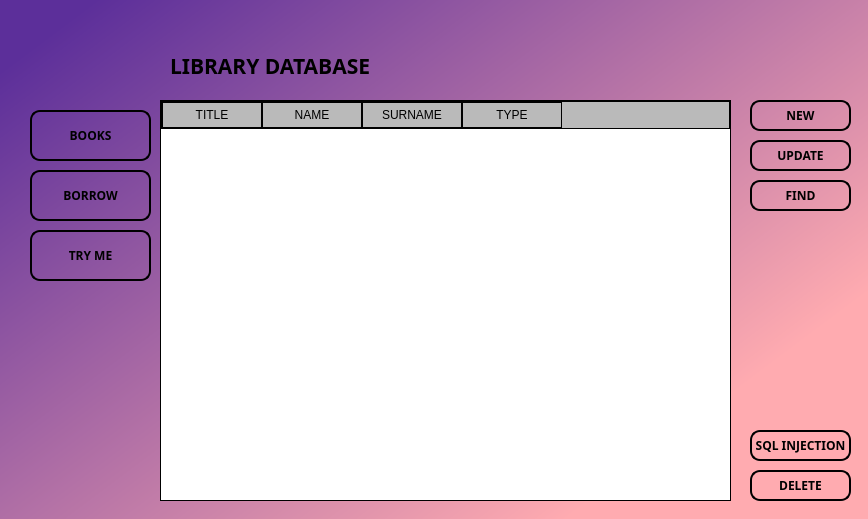
<?xml version="1.0" encoding="UTF-8"?>
<ui version="4.0">
 <class>MainWindow</class>
 <widget class="QMainWindow" name="MainWindow">
  <property name="geometry">
   <rect>
    <x>0</x>
    <y>0</y>
    <width>868</width>
    <height>519</height>
   </rect>
  </property>
  <property name="windowTitle">
   <string>MainWindow</string>
  </property>
  <widget class="QWidget" name="centralwidget">
   <widget class="QWidget" name="bgwidget" native="true">
    <property name="geometry">
     <rect>
      <x>-10</x>
      <y>0</y>
      <width>881</width>
      <height>531</height>
     </rect>
    </property>
    <property name="styleSheet">
     <string notr="true">QWidget#bgwidget{
background-color: qlineargradient(spread:pad, x1:0.051, y1:0.0849545, x2:0.853, y2:0.726818, stop:0 rgba(92, 47, 154, 255), stop:1 rgba(255, 171, 176, 255));}</string>
    </property>
    <widget class="QPushButton" name="find_button">
     <property name="geometry">
      <rect>
       <x>760</x>
       <y>180</y>
       <width>101</width>
       <height>31</height>
      </rect>
     </property>
     <property name="font">
      <font>
       <family>Lucida Fax</family>
       <weight>75</weight>
       <bold>true</bold>
      </font>
     </property>
     <property name="cursor">
      <cursorShape>OpenHandCursor</cursorShape>
     </property>
     <property name="styleSheet">
      <string notr="true">QPushButton{
	border-style:outset;
	border-width:2px;
	border-radius:10px;
	border-color:black;
}

QPushButton:hover{
	border-style:outset;
	border-width:2px;
	border-radius:10px;
	border-color:black;
	border-color:rgb(51, 143, 255);
	color: rgb(51, 143, 255);
}</string>
     </property>
     <property name="text">
      <string>FIND</string>
     </property>
    </widget>
    <widget class="QPushButton" name="borrow_button">
     <property name="geometry">
      <rect>
       <x>40</x>
       <y>170</y>
       <width>121</width>
       <height>51</height>
      </rect>
     </property>
     <property name="font">
      <font>
       <family>Lucida Fax</family>
       <weight>75</weight>
       <bold>true</bold>
      </font>
     </property>
     <property name="cursor">
      <cursorShape>OpenHandCursor</cursorShape>
     </property>
     <property name="styleSheet">
      <string notr="true">QPushButton{
	border-style:outset;
	border-width:2px;
	border-radius:10px;
	border-color:black;
}

QPushButton:hover{
	border-style:outset;
	border-width:2px;
	border-radius:10px;
	border-color:black;
	border-color:rgb(51, 143, 255);
	color: rgb(51, 143, 255);
}</string>
     </property>
     <property name="text">
      <string>BORROW</string>
     </property>
    </widget>
    <widget class="QPushButton" name="update_button">
     <property name="geometry">
      <rect>
       <x>760</x>
       <y>140</y>
       <width>101</width>
       <height>31</height>
      </rect>
     </property>
     <property name="font">
      <font>
       <family>Lucida Fax</family>
       <weight>75</weight>
       <bold>true</bold>
      </font>
     </property>
     <property name="cursor">
      <cursorShape>OpenHandCursor</cursorShape>
     </property>
     <property name="styleSheet">
      <string notr="true">QPushButton{
	border-style:outset;
	border-width:2px;
	border-radius:10px;
	border-color:black;
}

QPushButton:hover{
	border-style:outset;
	border-width:2px;
	border-radius:10px;
	border-color:black;
	border-color:rgb(51, 143, 255);
	color: rgb(51, 143, 255);
}</string>
     </property>
     <property name="text">
      <string>UPDATE</string>
     </property>
    </widget>
    <widget class="QLabel" name="library_label">
     <property name="geometry">
      <rect>
       <x>180</x>
       <y>40</y>
       <width>311</width>
       <height>51</height>
      </rect>
     </property>
     <property name="font">
      <font>
       <family>Lucida Fax</family>
       <pointsize>16</pointsize>
       <weight>75</weight>
       <bold>true</bold>
      </font>
     </property>
     <property name="text">
      <string>LIBRARY DATABASE</string>
     </property>
    </widget>
    <widget class="QPushButton" name="delete_button">
     <property name="geometry">
      <rect>
       <x>760</x>
       <y>470</y>
       <width>101</width>
       <height>31</height>
      </rect>
     </property>
     <property name="font">
      <font>
       <family>Lucida Fax</family>
       <weight>75</weight>
       <bold>true</bold>
      </font>
     </property>
     <property name="cursor">
      <cursorShape>OpenHandCursor</cursorShape>
     </property>
     <property name="styleSheet">
      <string notr="true">QPushButton{
	border-style:outset;
	border-width:2px;
	border-radius:10px;
	border-color:black;
}

QPushButton:hover{
	border-style:outset;
	border-width:2px;
	border-radius:10px;
	border-color:black;
	border-color:rgb(51, 143, 255);
	color: rgb(51, 143, 255);
}</string>
     </property>
     <property name="text">
      <string>DELETE</string>
     </property>
    </widget>
    <widget class="QPushButton" name="books_button">
     <property name="geometry">
      <rect>
       <x>40</x>
       <y>110</y>
       <width>121</width>
       <height>51</height>
      </rect>
     </property>
     <property name="font">
      <font>
       <family>Lucida Fax</family>
       <weight>75</weight>
       <bold>true</bold>
      </font>
     </property>
     <property name="cursor">
      <cursorShape>OpenHandCursor</cursorShape>
     </property>
     <property name="styleSheet">
      <string notr="true">QPushButton{
	border-style:outset;
	border-width:2px;
	border-radius:10px;
	border-color:black;
}

QPushButton:hover{
	border-style:outset;
	border-width:2px;
	border-radius:10px;
	border-color:black;
	border-color:rgb(51, 143, 255);
	color: rgb(51, 143, 255);
}</string>
     </property>
     <property name="text">
      <string>BOOKS</string>
     </property>
    </widget>
    <widget class="QPushButton" name="try_me_button">
     <property name="geometry">
      <rect>
       <x>40</x>
       <y>230</y>
       <width>121</width>
       <height>51</height>
      </rect>
     </property>
     <property name="font">
      <font>
       <family>Lucida Fax</family>
       <weight>75</weight>
       <bold>true</bold>
      </font>
     </property>
     <property name="cursor">
      <cursorShape>OpenHandCursor</cursorShape>
     </property>
     <property name="styleSheet">
      <string notr="true">QPushButton{
	border-style:outset;
	border-width:2px;
	border-radius:10px;
	border-color:black;
}

QPushButton:hover{
	border-style:outset;
	border-width:2px;
	border-radius:10px;
	border-color:black;
	border-color:rgb(51, 143, 255);
	color: rgb(51, 143, 255);
}</string>
     </property>
     <property name="text">
      <string>TRY ME</string>
     </property>
    </widget>
    <widget class="QPushButton" name="new_button">
     <property name="geometry">
      <rect>
       <x>760</x>
       <y>100</y>
       <width>101</width>
       <height>31</height>
      </rect>
     </property>
     <property name="font">
      <font>
       <family>Lucida Fax</family>
       <weight>75</weight>
       <bold>true</bold>
      </font>
     </property>
     <property name="cursor">
      <cursorShape>OpenHandCursor</cursorShape>
     </property>
     <property name="styleSheet">
      <string notr="true">QPushButton{
	border-style:outset;
	border-width:2px;
	border-radius:10px;
	border-color:black;
}

QPushButton:hover{
	border-style:outset;
	border-width:2px;
	border-radius:10px;
	border-color:black;
	border-color:rgb(51, 143, 255);
	color: rgb(51, 143, 255);
}</string>
     </property>
     <property name="text">
      <string>NEW</string>
     </property>
    </widget>
    <widget class="QLabel" name="background_label">
     <property name="geometry">
      <rect>
       <x>10</x>
       <y>-30</y>
       <width>891</width>
       <height>701</height>
      </rect>
     </property>
     <property name="minimumSize">
      <size>
       <width>891</width>
       <height>701</height>
      </size>
     </property>
     <property name="maximumSize">
      <size>
       <width>891</width>
       <height>701</height>
      </size>
     </property>
     <property name="text">
      <string/>
     </property>
     <property name="pixmap">
      <pixmap>Source_imgs/bckgrnd.jpg</pixmap>
     </property>
    </widget>
    <widget class="QStackedWidget" name="stackedWidget">
     <property name="geometry">
      <rect>
       <x>170</x>
       <y>100</y>
       <width>571</width>
       <height>401</height>
      </rect>
     </property>
     <property name="currentIndex">
      <number>1</number>
     </property>
     <widget class="QWidget" name="page_book">
      <widget class="QTableWidget" name="books_tableWidget">
       <property name="geometry">
        <rect>
         <x>0</x>
         <y>0</y>
         <width>571</width>
         <height>401</height>
        </rect>
       </property>
       <property name="focusPolicy">
        <enum>Qt::StrongFocus</enum>
       </property>
       <property name="styleSheet">
        <string notr="true">QWidget {
    background-color: rgb(186, 186, 186);
    color: black;
	border: 1px solid black;
}

QHeaderView::section {
    background-color: rgb(186, 186, 186);
    padding: 4px;
    border: 1px solid black;
	font: 63 9pt &quot;Lucida Fax&quot;;
}

QTableWidget {
    gridline-color: black;
	font: 63 8pt &quot;Lucida Fax&quot;;
	background-color:white;
	alternate-background-color:rgb(156, 156, 156);
	selection-background-color:rgb(156, 156, 156);
	 border: 1px solid black;
}
QTableWidget QTableCornerButton::section {
    background-color: rgb(186, 186, 186);
    border: 1px solid black;

}
</string>
       </property>
       <column>
        <property name="text">
         <string>TITLE</string>
        </property>
       </column>
       <column>
        <property name="text">
         <string>NAME</string>
        </property>
       </column>
       <column>
        <property name="text">
         <string>SURNAME</string>
        </property>
       </column>
       <column>
        <property name="text">
         <string>TYPE</string>
        </property>
       </column>
      </widget>
     </widget>
     <widget class="QWidget" name="page_find">
      <widget class="QTableWidget" name="find_tableWidget">
       <property name="geometry">
        <rect>
         <x>0</x>
         <y>0</y>
         <width>571</width>
         <height>401</height>
        </rect>
       </property>
       <property name="focusPolicy">
        <enum>Qt::StrongFocus</enum>
       </property>
       <property name="styleSheet">
        <string notr="true">QWidget {
    background-color: rgb(186, 186, 186);
    color: black;
	border: 1px solid black;
}

QHeaderView::section {
    background-color: rgb(186, 186, 186);
    padding: 4px;
    border: 1px solid black;
	font: 63 9pt &quot;Lucida Fax&quot;;
}

QTableWidget {
    gridline-color: black;
	font: 63 8pt &quot;Lucida Fax&quot;;
	background-color:white;
	alternate-background-color:rgb(156, 156, 156);
	selection-background-color:rgb(156, 156, 156);
	 border: 1px solid black;
}
QTableWidget QTableCornerButton::section {
    background-color: rgb(186, 186, 186);
    border: 1px solid black;

}
</string>
       </property>
       <column>
        <property name="text">
         <string>TITLE</string>
        </property>
       </column>
       <column>
        <property name="text">
         <string>NAME</string>
        </property>
       </column>
       <column>
        <property name="text">
         <string>SURNAME</string>
        </property>
       </column>
       <column>
        <property name="text">
         <string>TYPE</string>
        </property>
       </column>
      </widget>
     </widget>
     <widget class="QWidget" name="page_borrow">
      <widget class="QTableWidget" name="borrow_tableWidget">
       <property name="geometry">
        <rect>
         <x>0</x>
         <y>0</y>
         <width>571</width>
         <height>401</height>
        </rect>
       </property>
       <property name="focusPolicy">
        <enum>Qt::StrongFocus</enum>
       </property>
       <property name="styleSheet">
        <string notr="true">QWidget {
    background-color: rgb(186, 186, 186);
    color: black;
	border: 1px solid black;
}

QHeaderView::section {
    background-color: rgb(186, 186, 186);
    padding: 4px;
    border: 1px solid black;
	font: 63 9pt &quot;Lucida Fax&quot;;
}

QTableWidget {
    gridline-color: black;
	font: 63 8pt &quot;Lucida Fax&quot;;
	background-color:white;
	alternate-background-color:rgb(156, 156, 156);
	selection-background-color:rgb(156, 156, 156);
	 border: 1px solid black;
}
QTableWidget QTableCornerButton::section {
    background-color: rgb(186, 186, 186);
    border: 1px solid black;

}
</string>
       </property>
       <column>
        <property name="text">
         <string>BOOK</string>
        </property>
       </column>
       <column>
        <property name="text">
         <string>READER NAME</string>
        </property>
       </column>
       <column>
        <property name="text">
         <string>READER SURNAME</string>
        </property>
       </column>
       <column>
        <property name="text">
         <string>BORROW</string>
        </property>
       </column>
       <column>
        <property name="text">
         <string>RETURN</string>
        </property>
       </column>
      </widget>
     </widget>
     <widget class="QWidget" name="page_tryme">
      <widget class="QTableWidget" name="try_me_tableWidget">
       <property name="geometry">
        <rect>
         <x>0</x>
         <y>0</y>
         <width>571</width>
         <height>401</height>
        </rect>
       </property>
       <property name="focusPolicy">
        <enum>Qt::StrongFocus</enum>
       </property>
       <property name="styleSheet">
        <string notr="true">QWidget {
    background-color: rgb(186, 186, 186);
    color: black;
	border: 1px solid black;
}

QHeaderView::section {
    background-color: rgb(186, 186, 186);
    padding: 4px;
    border: 1px solid black;
	font: 63 9pt &quot;Lucida Fax&quot;;
}

QTableWidget {
    gridline-color: black;
	font: 63 8pt &quot;Lucida Fax&quot;;
	background-color:white;
	alternate-background-color:rgb(156, 156, 156);
	selection-background-color:rgb(156, 156, 156);
	 border: 1px solid black;
}
QTableWidget QTableCornerButton::section {
    background-color: rgb(186, 186, 186);
    border: 1px solid black;

}
</string>
       </property>
       <column>
        <property name="text">
         <string>NAME</string>
        </property>
       </column>
       <column>
        <property name="text">
         <string>SURNAME</string>
        </property>
       </column>
       <column>
        <property name="text">
         <string>CITY</string>
        </property>
       </column>
      </widget>
     </widget>
    </widget>
    <widget class="QPushButton" name="sql_button">
     <property name="geometry">
      <rect>
       <x>760</x>
       <y>430</y>
       <width>101</width>
       <height>31</height>
      </rect>
     </property>
     <property name="font">
      <font>
       <family>Lucida Fax</family>
       <weight>75</weight>
       <bold>true</bold>
      </font>
     </property>
     <property name="cursor">
      <cursorShape>OpenHandCursor</cursorShape>
     </property>
     <property name="styleSheet">
      <string notr="true">QPushButton{
	border-style:outset;
	border-width:2px;
	border-radius:10px;
	border-color:black;
}

QPushButton:hover{
	border-style:outset;
	border-width:2px;
	border-radius:10px;
	border-color:black;
	border-color:rgb(51, 143, 255);
	color: rgb(51, 143, 255);
}</string>
     </property>
     <property name="text">
      <string>SQL INJECTION</string>
     </property>
    </widget>
    <zorder>background_label</zorder>
    <zorder>find_button</zorder>
    <zorder>borrow_button</zorder>
    <zorder>update_button</zorder>
    <zorder>library_label</zorder>
    <zorder>delete_button</zorder>
    <zorder>books_button</zorder>
    <zorder>try_me_button</zorder>
    <zorder>new_button</zorder>
    <zorder>stackedWidget</zorder>
    <zorder>sql_button</zorder>
   </widget>
  </widget>
 </widget>
 <resources/>
 <connections/>
</ui>
